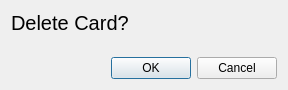
<?xml version="1.0" encoding="UTF-8"?>
<ui version="4.0">
 <class>Dialog</class>
 <widget class="QDialog" name="Dialog">
  <property name="geometry">
   <rect>
    <x>0</x>
    <y>0</y>
    <width>288</width>
    <height>90</height>
   </rect>
  </property>
  <property name="windowTitle">
   <string>Dialog</string>
  </property>
  <layout class="QVBoxLayout" name="verticalLayout">
   <item>
    <widget class="QLabel" name="label">
     <property name="font">
      <font>
       <pointsize>15</pointsize>
      </font>
     </property>
     <property name="text">
      <string>Delete Card?</string>
     </property>
    </widget>
   </item>
   <item>
    <spacer name="verticalSpacer">
     <property name="orientation">
      <enum>Qt::Vertical</enum>
     </property>
     <property name="sizeType">
      <enum>QSizePolicy::MinimumExpanding</enum>
     </property>
     <property name="sizeHint" stdset="0">
      <size>
       <width>20</width>
       <height>0</height>
      </size>
     </property>
    </spacer>
   </item>
   <item>
    <widget class="QDialogButtonBox" name="buttonBox">
     <property name="orientation">
      <enum>Qt::Horizontal</enum>
     </property>
     <property name="standardButtons">
      <set>QDialogButtonBox::Cancel|QDialogButtonBox::Ok</set>
     </property>
    </widget>
   </item>
  </layout>
 </widget>
 <resources/>
 <connections>
  <connection>
   <sender>buttonBox</sender>
   <signal>accepted()</signal>
   <receiver>Dialog</receiver>
   <slot>accept()</slot>
   <hints>
    <hint type="sourcelabel">
     <x>248</x>
     <y>254</y>
    </hint>
    <hint type="destinationlabel">
     <x>157</x>
     <y>274</y>
    </hint>
   </hints>
  </connection>
  <connection>
   <sender>buttonBox</sender>
   <signal>rejected()</signal>
   <receiver>Dialog</receiver>
   <slot>reject()</slot>
   <hints>
    <hint type="sourcelabel">
     <x>316</x>
     <y>260</y>
    </hint>
    <hint type="destinationlabel">
     <x>286</x>
     <y>274</y>
    </hint>
   </hints>
  </connection>
 </connections>
</ui>
